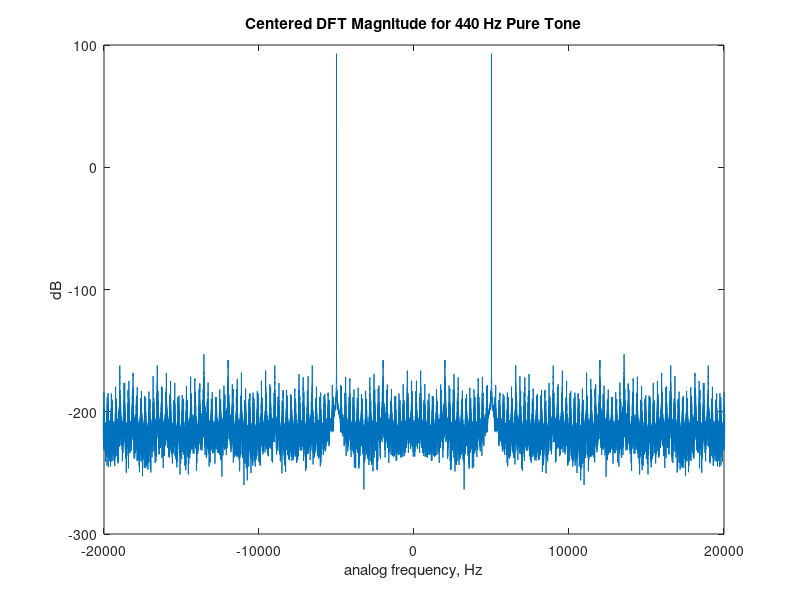
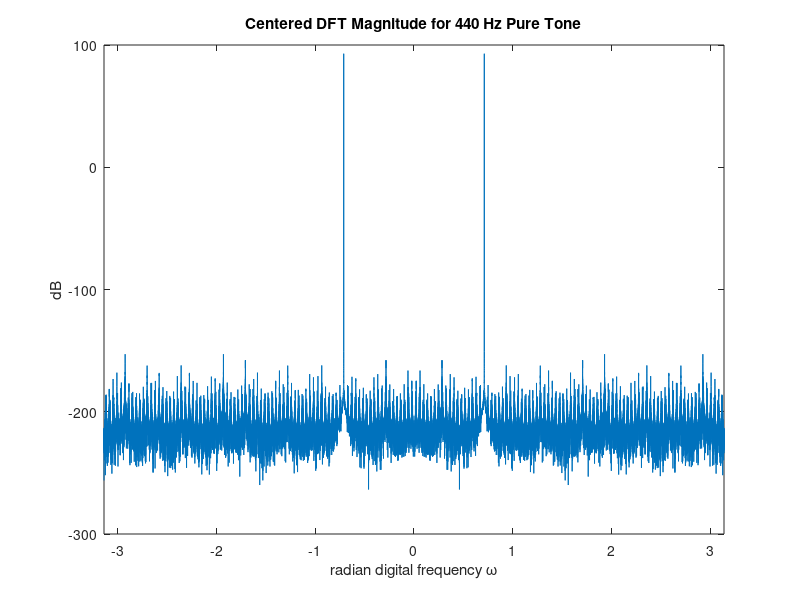

The MATLAB source for these figures, in order: (Note: this script raises an error after producing the figures.)
% Part 2

% Step 5
Fs = 44100;
N = Fs * 2;
n = 0:N-1;
% f_analog = 440;
f_analog = 5000;
w_dig = 2*pi*f_analog/Fs;
x = cos(w_dig * n);

x = x / max(abs(x));
sound(x,Fs,16);

X = fftshift(fft(x));
Xmag = abs(X);
XmagdB = 20*log10(Xmag);

% plot against radian digital frequency
w = -pi:2*pi/N:pi-2*pi/N;
f = w * Fs / (2*pi);
figure(13);
plot(f,XmagdB);
xlim([-20000 20000]);
title('Centered DFT Magnitude for 440 Hz Pure Tone');
xlabel('analog frequency, Hz');
ylabel('dB');

% normalized digital frequency
figure(14);
plot(w,XmagdB);
xlim([-pi pi]);
title('Centered DFT Magnitude for 440 Hz Pure Tone');
xlabel('radian digital frequency \omega');
ylabel('dB');

% wait
pause(3);

audiowrite('res/AudioOut.wav',x,Fs);
[x2,Fs] = audioread('AudioOut.wav');
sound(x2,Fs,16);

% Lowpass digital butterworth filter
Wp = 0.4;
Ws = 0.6;
Rp = 1;
Rs = 60;
[Nf, Wn] = buttord(Wp,Ws,Rp,Rs);
[num,den] = butter(Nf,Wn);

% Highpass digital butterworth filter 
Wp = 0.6;
Ws = 0.4;
Rp = 1;
Rs = 60;
[Nf,Wn] = buttord(Wp,Ws,Rp,Rs);
[num,den] = butter(Nf,Wn,'high');

% Step 6
Fs = 44100;
N = Fs * 4;
n = 0:N-1;

% 250 Hz
f_analog = 250;
w_dig = 2*pi*f_analog/Fs;
x1 = cos(w_dig * n);
sound(x1,Fs,16);
pause(5);

% sweeping 1kHz to 3kHz
f_start_analog = 1000;
w_start_dig = 2*pi*f_start_analog/Fs;
f_stop_analog = 3000;
w_stop_dig = 2*pi*f_stop_analog/Fs;
phi = (w_stop_dig - w_start_dig)/(2*(N-1))*(n.*n) + w_start_dig*n;
x2 = cos(phi);
sound(x2,Fs,16);
pause(5);

% Add the two signals
x3 = x1 + x2; % literally just on top of the other audio
x3 = x3 / max(abs(x3));
sound(x3,Fs,16);
pause(5);
